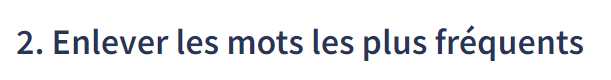
#> input picture data/1.png, 611 x 80 px
$ python -i binarization.py   (imports and definitions only)
#> lines starting #> are read from the running program, lines starting #| are printed output that depends on the picture; after the words box and inside, x2 and y2 are one past the last pixel; in counts of white or black regions, pixels touching at a corner belong together
#> further down, picture is the input picture: shape (80, 611, 3); mean B, G, R 239.3, 236.4, 235.4
### preprocessing/inverted.py
import cv2


def inversed(img):
    inverted_img = cv2.bitwise_not(img)
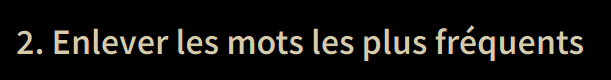
#> inverted_img: shape (80, 611, 3); mean B, G, R 15.7, 18.6, 19.6
    cv2.imshow('Image originale grisee', img)
    cv2.imshow('Image inversee', inverted_img)
    cv2.waitKey(0)
    cv2.destroyAllWindows()
    return inverted_img

### preprocessing/binarization.py
import cv2
import numpy as np
from preprocessing import inverted as inv


def grayscale(image):
    return cv2.cvtColor(image, cv2.COLOR_BGR2GRAY)
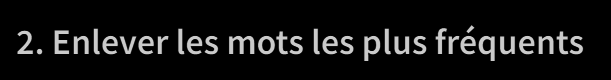
#> returned value: shape (80, 611); min 0, max 202, mean 18.5


def binarization(img):
    img = inv.inversed(img)
    gray_img = grayscale(img)
    cv2.imshow('Image Binarisee', gray_img)
    cv2.waitKey(0)
    cv2.destroyAllWindows()

    thresh, im_bw = cv2.threshold(gray_img, 105, 255, cv2.THRESH_BINARY)
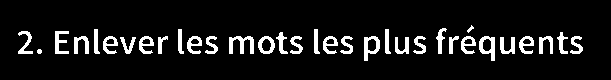
#> im_bw: shape (80, 611); 8.8% white; 33 white regions, largest, box (x1, y1, x2, y2) and area: (229, 36, 254, 54) 244, (479, 36, 495, 61) 206, (364, 36, 380, 61) 202
    cv2.imshow('Image binarisee sans fond', im_bw)
    cv2.waitKey(0)
    cv2.destroyAllWindows()

    kernel = np.ones((1, 1), np.uint8)
    erosion = cv2.erode(im_bw, kernel, iterations=1)
    cv2.imshow('Erosion appliquee a l_image binarisee sans fond', erosion)
    cv2.waitKey(0)
    cv2.destroyAllWindows()

    return im_bw

>>> import cv2
>>> picture = cv2.imread('../data/1.png')
>>> result = binarization(picture)
